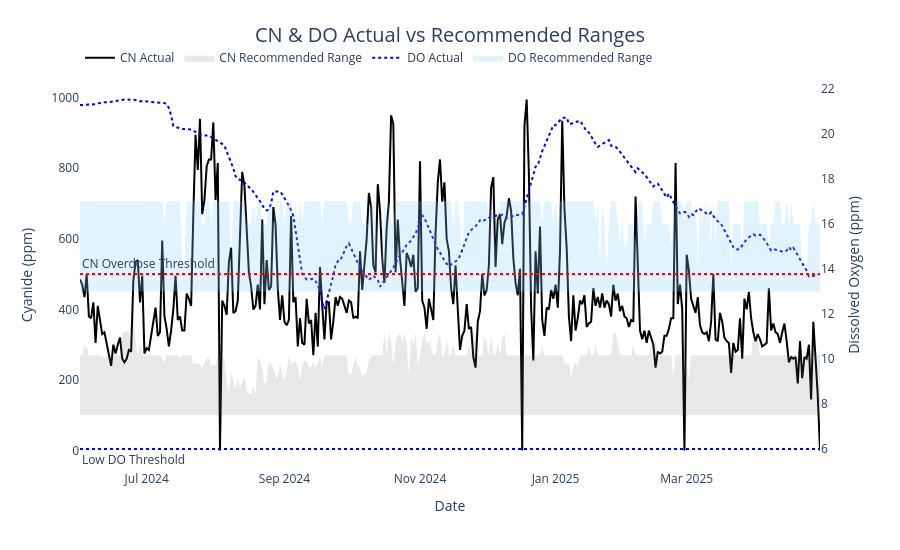

Notebook code cell kept with this figure:
### Code cell
# Define axis values
dates = df["Date"]
cn_actual = df["CN_Concentration"]
cn_low = df["CN_Recommended_Low"]
cn_high = df["CN_Recommended_High"]
do_actual = df["Dissolved_Oxygen"]
do_low = df["DO_Recommended_Low"]
do_high = df["DO_Recommended_High"]
net_value = df.get("Net_Value_USD_t", pd.Series([None] * len(df)))

# Create custom hover text
df["Date"] = pd.to_datetime(df["Date"], errors="coerce")

# Start with the required fields
hover_text = (
	"Date: " + df["Date"].dt.strftime("%Y-%m-%d") +
	"<br>CN Actual: " + cn_actual.round(1).astype(str) + " ppm" +
	"<br>CN Range: " + cn_low.round(1).astype(str) + " - " + cn_high.round(1).astype(str) +
	"<br>DO Actual: " + do_actual.round(1).astype(str) + " ppm" +
	"<br>DO Range: " + do_low.round(1).astype(str) + " - " + do_high.round(1).astype(str)
)

# Now append Net Value safely row-by-row (not as a string append)
if "Net_Value_USD_t" in df.columns:
	hover_text += "<br>Net Value: $" + df["Net_Value_USD_t"].round(2).astype(str)

# Build figure
fig = go.Figure()

# CN actual
fig.add_trace(go.Scatter(
	x=dates, y=cn_actual, mode="lines", name="CN Actual",
	line=dict(color="black"), hovertext=hover_text, hoverinfo="text"
))

# CN shaded band
fig.add_trace(go.Scatter(
	x=dates.tolist() + dates[::-1].tolist(),
	y=cn_high.tolist() + cn_low[::-1].tolist(),
	fill='toself',
	fillcolor='rgba(100,100,100,0.15)',
	line=dict(color='rgba(255,255,255,0)'),
	name='CN Recommended Range',
	hoverinfo="skip"
))

# DO actual
fig.add_trace(go.Scatter(
	x=dates, y=do_actual, mode="lines", name="DO Actual",
	line=dict(color="blue", dash="dot"), yaxis="y2",
	hovertext=hover_text, hoverinfo="text"
))

# DO shaded band
fig.add_trace(go.Scatter(
	x=dates.tolist() + dates[::-1].tolist(),
	y=do_high.tolist() + do_low[::-1].tolist(),
	fill='toself',
	fillcolor='rgba(135,206,250,0.25)',
	line=dict(color='rgba(255,255,255,0)'),
	name='DO Recommended Range',
	hoverinfo="skip",
	yaxis="y2"
))

# Add threshold overlays (e.g. static overdose)
fig.add_hline(y=cn_upper_bound, line_dash="dot", line_color="red",
			  annotation_text="CN Overdose Threshold", annotation_position="top left")
fig.add_hline(y=do_lower_bound, line_dash="dot", line_color="blue",
			  annotation_text="Low DO Threshold", annotation_position="bottom left", yref="y2")

# Layout
fig.update_layout(
	plot_bgcolor="white",		# use rgba(0,0,0,0) for transparent background
	paper_bgcolor="white",
	title=dict(
		text="CN & DO Actual vs Recommended Ranges",
		font=dict(size=20),
		x=0.5, y=0.95, xanchor="center", yanchor="top"
		),
	xaxis_title="Date",
	yaxis=dict(title="Cyanide (ppm)"),
	yaxis2=dict(title="Dissolved Oxygen (ppm)", overlaying="y", side="right"),
	legend=dict(orientation="h", yanchor="bottom", y=1.02, xanchor="left", x=0),
	margin=dict(t=80),
	height=550
)

fig.show()

### Figure 1 — Plotly figure (JSON) as saved in the notebook; plotly's stock layout.template omitted (floating-point values rounded to 4 significant figures; data arrays with more than 128 entries replaced by an {"elided": "..."} marker saying what was removed)
{"data": [{"hoverinfo": "text", "hovertext": {"elided": "334 str values"}, "line": {"color": "black"}, "mode": "lines", "name": "CN Actual", "type": "scatter", "x": {"elided": "334 str values"}, "y": {"elided": "334 int values"}}, {"fill": "toself", "fillcolor": "rgba(100,100,100,0.15)", "hoverinfo": "skip", "line": {"color": "rgba(255,255,255,0)"}, "name": "CN Recommended Range", "type": "scatter", "x": {"elided": "668 str values"}, "y": {"elided": "668 int values"}}, {"hoverinfo": "text", "hovertext": {"elided": "334 str values"}, "line": {"color": "blue", "dash": "dot"}, "mode": "lines", "name": "DO Actual", "type": "scatter", "x": {"elided": "334 str values"}, "y": {"elided": "334 float values"}, "yaxis": "y2"}, {"fill": "toself", "fillcolor": "rgba(135,206,250,0.25)", "hoverinfo": "skip", "line": {"color": "rgba(255,255,255,0)"}, "name": "DO Recommended Range", "type": "scatter", "x": {"elided": "668 str values"}, "y": {"elided": "668 int values"}, "yaxis": "y2"}], "layout": {"annotations": [{"showarrow": false, "text": "CN Overdose Threshold", "x": 0, "xanchor": "left", "xref": "x domain", "y": 500, "yanchor": "bottom", "yref": "y"}, {"showarrow": false, "text": "Low DO Threshold", "x": 0, "xanchor": "left", "xref": "x domain", "y": 6, "yanchor": "top", "yref": "y2"}], "height": 550, "legend": {"orientation": "h", "x": 0, "xanchor": "left", "y": 1.02, "yanchor": "bottom"}, "margin": {"t": 80}, "paper_bgcolor": "white", "plot_bgcolor": "white", "shapes": [{"line": {"color": "red", "dash": "dot"}, "type": "line", "x0": 0, "x1": 1, "xref": "x domain", "y0": 500, "y1": 500, "yref": "y"}, {"line": {"color": "blue", "dash": "dot"}, "type": "line", "x0": 0, "x1": 1, "xref": "x domain", "y0": 6, "y1": 6, "yref": "y2"}], "title": {"font": {"size": 20}, "text": "CN & DO Actual vs Recommended Ranges", "x": 0.5, "xanchor": "center", "y": 0.95, "yanchor": "top"}, "xaxis": {"title": {"text": "Date"}}, "yaxis": {"title": {"text": "Cyanide (ppm)"}}, "yaxis2": {"overlaying": "y", "side": "right", "title": {"text": "Dissolved Oxygen (ppm)"}}}}
